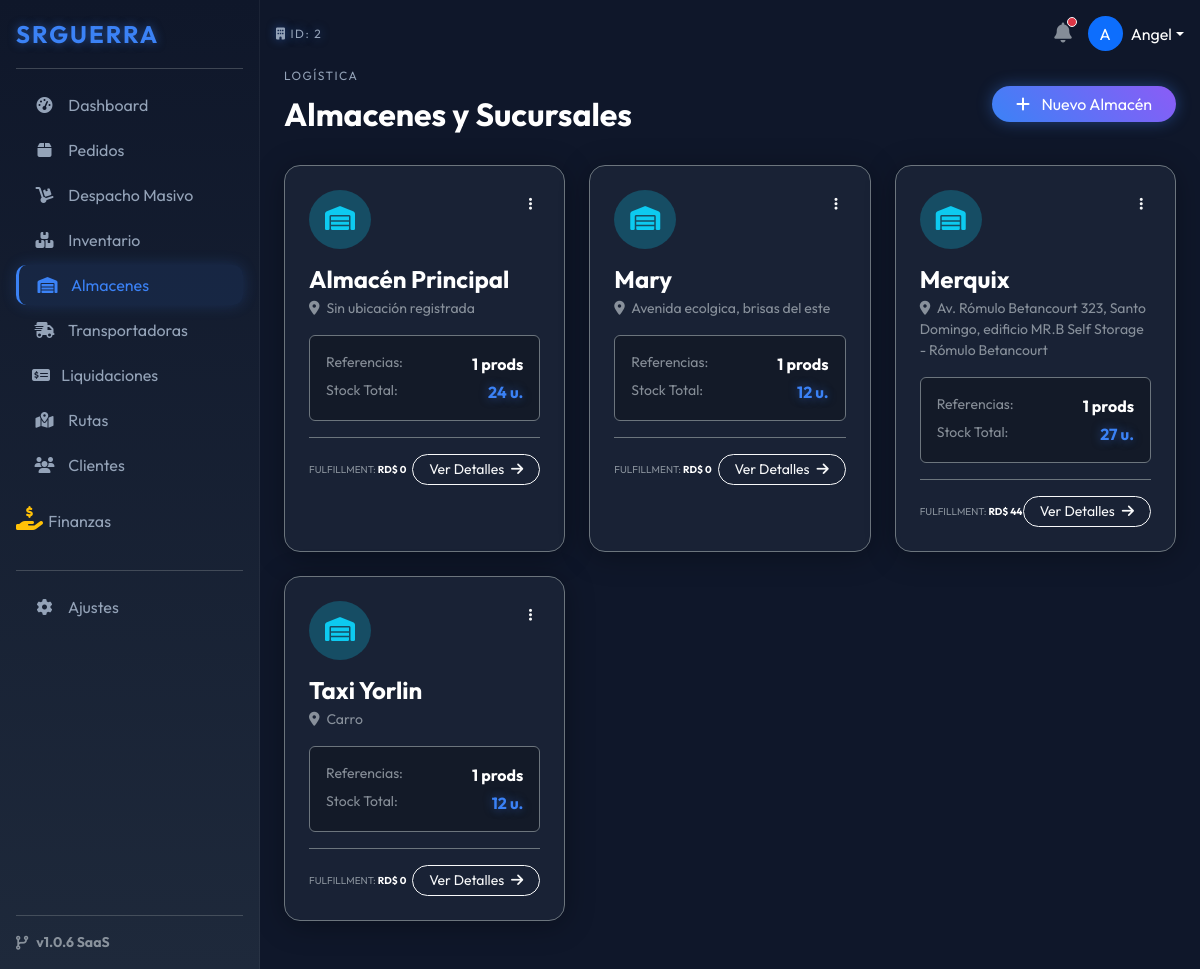
The app's page /index.php?ruta=almacenes (signed in) with its own data.
### tables this page shows
CREATE TABLE `almacenes` (
  `id` int(11) NOT NULL,
  `empresa_id` int(11) NOT NULL,
  `nombre` varchar(100) NOT NULL,
  `ubicacion` varchar(255) DEFAULT NULL,
  `costo_empaque` decimal(10,2) DEFAULT 0.00,
  `activo` tinyint(1) DEFAULT 1
);

### modules/almacenes/index.php (the view, shortened to what this page needs)
<?php
$empresa_id = $_SESSION['empresa_id'];
$sql = "SELECT a.*,
        (SELECT COUNT(*) FROM inventario_almacen WHERE almacen_id = a.id AND cantidad > 0) as total_referencias,
        (SELECT SUM(cantidad) FROM inventario_almacen WHERE almacen_id = a.id) as total_unidades
        FROM almacenes a
        WHERE a.empresa_id = ? AND a.activo = 1
        ORDER BY a.nombre ASC";
$stmt = $pdo->prepare($sql);
$stmt->execute([$empresa_id]);
$almacenes = $stmt->fetchAll();
?>
<div class="d-flex justify-content-between align-items-center mb-4">
    <div>
        <span class="h-label">LOGÍSTICA</span>
        <h2 class="fw-bold text-white">Almacenes y Sucursales</h2>
    </div>
    <a href="index.php?ruta=almacenes/nuevo" class="btn btn-glow rounded-pill px-4">
        <i class="fas fa-plus me-2"></i> Nuevo Almacén
    </a>
</div>
<div class="row g-4">
    <?php if(count($almacenes) > 0): ?>
        <?php foreach($almacenes as $a): ?>
        <div class="col-md-4">
            <div class="card-glass h-100 p-4 position-relative group-hover border-secondary">
                <div class="d-flex justify-content-between align-items-start mb-3">
                    <div class="bg-info bg-opacity-25 p-3 rounded-circle">
                        <i class="fas fa-warehouse text-info fs-4"></i>
                    </div>
                    <div class="dropdown">
                        <button class="btn btn-sm btn-outline-light border-0" type="button" data-bs-toggle="dropdown">
                            <i class="fas fa-ellipsis-v"></i>
                        </button>
                    </div>
                </div>
                <h4 class="text-white fw-bold mb-1"><?php echo $a['nombre']; ?></h4>
                <p class="text-muted small mb-3">
                    <i class="fas fa-map-marker-alt me-1"></i>
                    <?php echo !empty($a['ubicacion']) ? $a['ubicacion'] : 'Sin ubicación registrada'; ?>
                </p>
                <div class="p-3 bg-black bg-opacity-25 rounded border border-secondary mb-3">
                    <div class="d-flex justify-content-between mb-1">
                        <span class="small text-muted">Referencias:</span>
                        <span class="text-white fw-bold"><?php echo $a['total_referencias']; ?> prods</span>
                    </div>
                    <div class="d-flex justify-content-between">
                        <span class="small text-muted">Stock Total:</span>
                        <span class="text-neon fw-bold"><?php echo number_format($a['total_unidades'] ?: 0); ?> u.</span>
                    </div>
                </div>
                <div class="d-flex justify-content-between align-items-center mt-auto border-top border-secondary pt-3">
                    <small class="text-muted" style="font-size: 10px;">
                        FULFILLMENT: <b class="text-white">RD$ <?php echo number_format($a['costo_empaque'], 0); ?></b>
                    </small>
                    <a href="index.php?ruta=almacenes/ver&id=<?php echo $a['id']; ?>" class="btn btn-sm btn-outline-light rounded-pill px-3">
                        Ver Detalles <i class="fas fa-arrow-right ms-1"></i>
                    </a>
                </div>
            </div>
        </div>
        <?php endforeach; ?>
    <?php endif; ?>
</div>

### assets/css/futuristic.css (style rules this page uses)
:root { --bg-dark: #0f172a; --bg-card: #1e293b; --primary-neon: #3b82f6; --accent-neon: #8b5cf6; --text-main: #f8fafc; --text-muted: #94a3b8; --success-glow: rgba(34, 197, 94, 0.2); --danger-glow: rgba(239, 68, 68, 0.2); }
body { background-color: var(--bg-dark); color: var(--text-main); font-family: 'Outfit', sans-serif; }
.card-glass { background: rgba(30, 41, 59, 0.7); backdrop-filter: blur(10px); -webkit-backdrop-filter: blur(10px); border: 1px solid rgba(255, 255, 255, 0.05); border-radius: 16px; box-shadow: 0 4px 30px rgba(0, 0, 0, 0.3); transition: transform 0.2s; }
.text-neon { color: var(--primary-neon); text-shadow: 0 0 10px rgba(59, 130, 246, 0.5); }
.h-label { font-size: 0.75rem; text-transform: uppercase; letter-spacing: 1.5px; color: var(--text-muted); margin-bottom: 10px; display: block; }
.btn-glow { background: linear-gradient(45deg, var(--primary-neon), var(--accent-neon)); border: none; color: white; box-shadow: 0 0 15px rgba(59, 130, 246, 0.4); }

### records on screen
almacenes: nombre "Almacén Principal", shows "Sin ubicación registrada", total_referencias "1", total_unidades "24", costo_empaque "0"
almacenes: nombre "Mary", ubicacion "Avenida ecolgica, brisas del este", total_referencias "1", total_unidades "12", costo_empaque "0"
almacenes: nombre "Merquix", ubicacion "Av. Rómulo Betancourt 323, Santo Domingo, edificio MR.B Self Storage - Rómulo Betancourt", total_referencias "1", total_unidades "27", costo_empaque "44"
almacenes: nombre "Taxi Yorlin", ubicacion "Carro", total_referencias "1", total_unidades "12", costo_empaque "0"

### other values on screen
$_SESSION['empresa_id'] "2"
substr($_SESSION['usuario_nombre'], 0, 1) "A"
explode(' ', $_SESSION['usuario_nombre'])[0] "Angel"
